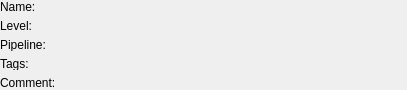
<?xml version="1.0" encoding="UTF-8"?>
<ui version="4.0">
 <class>asset_details</class>
 <widget class="QWidget" name="asset_details">
  <property name="geometry">
   <rect>
    <x>0</x>
    <y>0</y>
    <width>407</width>
    <height>90</height>
   </rect>
  </property>
  <property name="sizePolicy">
   <sizepolicy hsizetype="Preferred" vsizetype="Fixed">
    <horstretch>0</horstretch>
    <verstretch>0</verstretch>
   </sizepolicy>
  </property>
  <property name="minimumSize">
   <size>
    <width>0</width>
    <height>90</height>
   </size>
  </property>
  <property name="windowTitle">
   <string>Form</string>
  </property>
  <layout class="QFormLayout" name="formLayout">
   <property name="leftMargin">
    <number>0</number>
   </property>
   <property name="topMargin">
    <number>0</number>
   </property>
   <property name="rightMargin">
    <number>0</number>
   </property>
   <property name="bottomMargin">
    <number>0</number>
   </property>
   <item row="0" column="0">
    <widget class="QLabel" name="name_d_label">
     <property name="text">
      <string>Name:</string>
     </property>
    </widget>
   </item>
   <item row="0" column="1">
    <widget class="QLabel" name="name_label">
     <property name="text">
      <string/>
     </property>
    </widget>
   </item>
   <item row="1" column="0">
    <widget class="QLabel" name="level_d_label">
     <property name="text">
      <string>Level:</string>
     </property>
    </widget>
   </item>
   <item row="1" column="1">
    <widget class="QLabel" name="level_label">
     <property name="text">
      <string/>
     </property>
    </widget>
   </item>
   <item row="2" column="0">
    <widget class="QLabel" name="pipeline_d_label">
     <property name="text">
      <string>Pipeline:</string>
     </property>
    </widget>
   </item>
   <item row="2" column="1">
    <widget class="QLabel" name="pipeline_label">
     <property name="text">
      <string/>
     </property>
    </widget>
   </item>
   <item row="3" column="0">
    <widget class="QLabel" name="tags_d_label">
     <property name="text">
      <string>Tags:</string>
     </property>
    </widget>
   </item>
   <item row="3" column="1">
    <widget class="QLabel" name="tags_label">
     <property name="text">
      <string/>
     </property>
    </widget>
   </item>
   <item row="4" column="0">
    <widget class="QLabel" name="comment_d_label">
     <property name="text">
      <string>Comment:</string>
     </property>
    </widget>
   </item>
   <item row="4" column="1">
    <widget class="QLabel" name="comment_label">
     <property name="text">
      <string/>
     </property>
    </widget>
   </item>
  </layout>
 </widget>
 <resources/>
 <connections/>
</ui>
